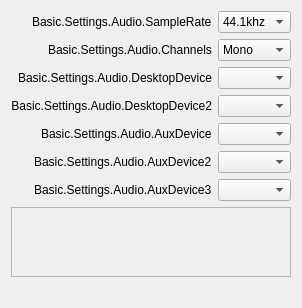
       <widget class="QWidget" name="audioPage">
        <layout class="QFormLayout" name="formLayout">
         <property name="fieldGrowthPolicy">
          <enum>QFormLayout::AllNonFixedFieldsGrow</enum>
         </property>
         <property name="labelAlignment">
          <set>Qt::AlignRight|Qt::AlignTrailing|Qt::AlignVCenter</set>
         </property>
         <item row="0" column="0">
          <widget class="QLabel" name="label_14">
           <property name="text">
            <string>Basic.Settings.Audio.SampleRate</string>
           </property>
           <property name="buddy">
            <cstring>sampleRate</cstring>
           </property>
          </widget>
         </item>
         <item row="0" column="1">
          <widget class="QComboBox" name="sampleRate">
           <property name="currentText">
            <string notr="true">44.1khz</string>
           </property>
           <property name="currentIndex">
            <number>0</number>
           </property>
           <item>
            <property name="text">
             <string>44.1khz</string>
            </property>
           </item>
           <item>
            <property name="text">
             <string>48khz</string>
            </property>
           </item>
          </widget>
         </item>
         <item row="1" column="0">
          <widget class="QLabel" name="label_15">
           <property name="text">
            <string>Basic.Settings.Audio.Channels</string>
           </property>
           <property name="buddy">
            <cstring>channelSetup</cstring>
           </property>
          </widget>
         </item>
         <item row="1" column="1">
          <widget class="QComboBox" name="channelSetup">
           <property name="currentText">
            <string>Mono</string>
           </property>
           <property name="currentIndex">
            <number>0</number>
           </property>
           <item>
            <property name="text">
             <string>Mono</string>
            </property>
           </item>
           <item>
            <property name="text">
             <string>Stereo</string>
            </property>
           </item>
          </widget>
         </item>
         <item row="2" column="0">
          <widget class="QLabel" name="label_2">
           <property name="minimumSize">
            <size>
             <width>170</width>
             <height>0</height>
            </size>
           </property>
           <property name="text">
            <string>Basic.Settings.Audio.DesktopDevice</string>
           </property>
           <property name="alignment">
            <set>Qt::AlignRight|Qt::AlignTrailing|Qt::AlignVCenter</set>
           </property>
           <property name="buddy">
            <cstring>desktopAudioDevice1</cstring>
           </property>
          </widget>
         </item>
         <item row="2" column="1">
          <widget class="QComboBox" name="desktopAudioDevice1">
           <property name="enabled">
            <bool>true</bool>
           </property>
          </widget>
         </item>
         <item row="3" column="0">
          <widget class="QLabel" name="label_3">
           <property name="text">
            <string>Basic.Settings.Audio.DesktopDevice2</string>
           </property>
           <property name="alignment">
            <set>Qt::AlignRight|Qt::AlignTrailing|Qt::AlignVCenter</set>
           </property>
           <property name="buddy">
            <cstring>desktopAudioDevice2</cstring>
           </property>
          </widget>
         </item>
         <item row="3" column="1">
          <widget class="QComboBox" name="desktopAudioDevice2">
           <property name="enabled">
            <bool>true</bool>
           </property>
          </widget>
         </item>
         <item row="4" column="0">
          <widget class="QLabel" name="label_4">
           <property name="text">
            <string>Basic.Settings.Audio.AuxDevice</string>
           </property>
           <property name="buddy">
            <cstring>auxAudioDevice1</cstring>
           </property>
          </widget>
         </item>
         <item row="4" column="1">
          <widget class="QComboBox" name="auxAudioDevice1">
           <property name="enabled">
            <bool>true</bool>
           </property>
          </widget>
         </item>
         <item row="5" column="0">
          <widget class="QLabel" name="label_5">
           <property name="text">
            <string>Basic.Settings.Audio.AuxDevice2</string>
           </property>
           <property name="buddy">
            <cstring>auxAudioDevice2</cstring>
           </property>
          </widget>
         </item>
         <item row="5" column="1">
          <widget class="QComboBox" name="auxAudioDevice2">
           <property name="enabled">
            <bool>true</bool>
           </property>
          </widget>
         </item>
         <item row="6" column="0">
          <widget class="QLabel" name="label_6">
           <property name="text">
            <string>Basic.Settings.Audio.AuxDevice3</string>
           </property>
           <property name="buddy">
            <cstring>auxAudioDevice3</cstring>
           </property>
          </widget>
         </item>
         <item row="6" column="1">
          <widget class="QComboBox" name="auxAudioDevice3">
           <property name="enabled">
            <bool>true</bool>
           </property>
          </widget>
         </item>
         <item row="7" column="0" colspan="2">
          <widget class="QScrollArea" name="audioSourceScrollArea">
           <property name="widgetResizable">
            <bool>true</bool>
           </property>
           <widget class="QWidget" name="audioSourceWidget">
            <property name="geometry">
             <rect>
              <x>0</x>
              <y>0</y>
              <width>80</width>
              <height>16</height>
             </rect>
            </property>
           </widget>
          </widget>
         </item>
         <item row="8" column="1">
          <widget class="QLabel" name="audioMsg">
           <property name="styleSheet">
            <string notr="true">QLabel { color: rgb(255, 0, 4); }</string>
           </property>
           <property name="text">
            <string notr="true"/>
           </property>
           <property name="wordWrap">
            <bool>true</bool>
           </property>
          </widget>
         </item>
        </layout>
       </widget>
